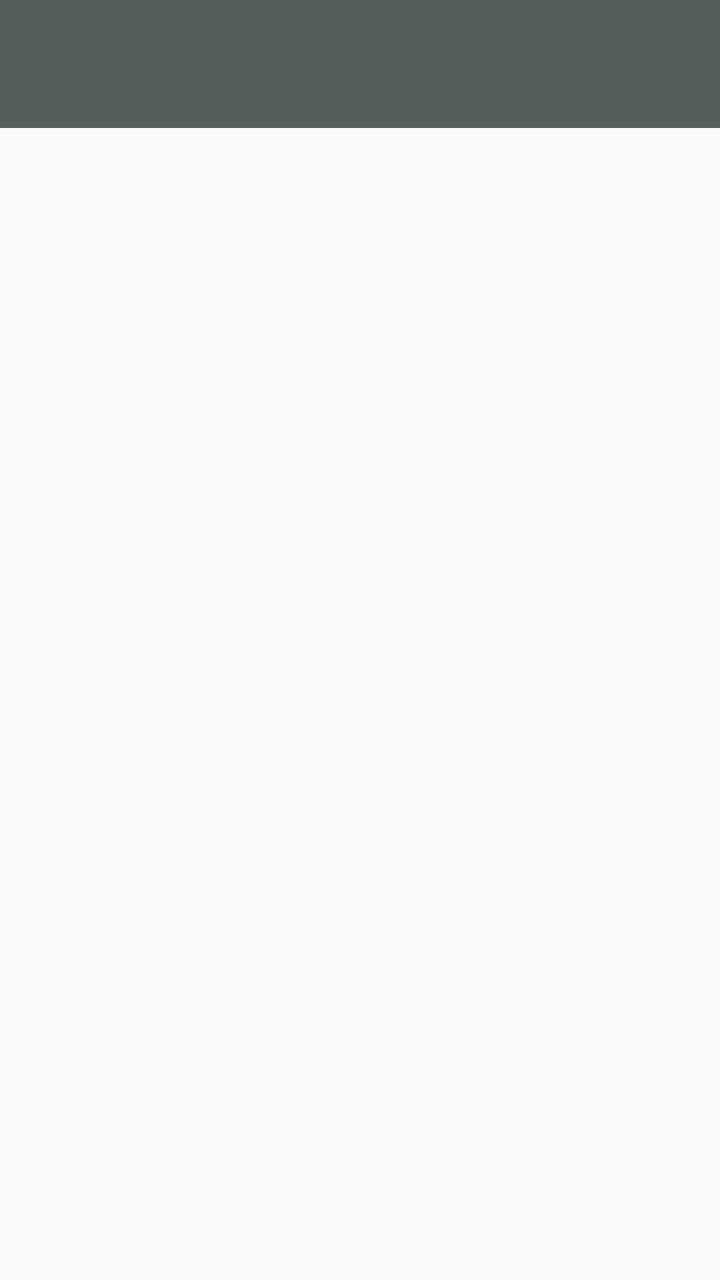
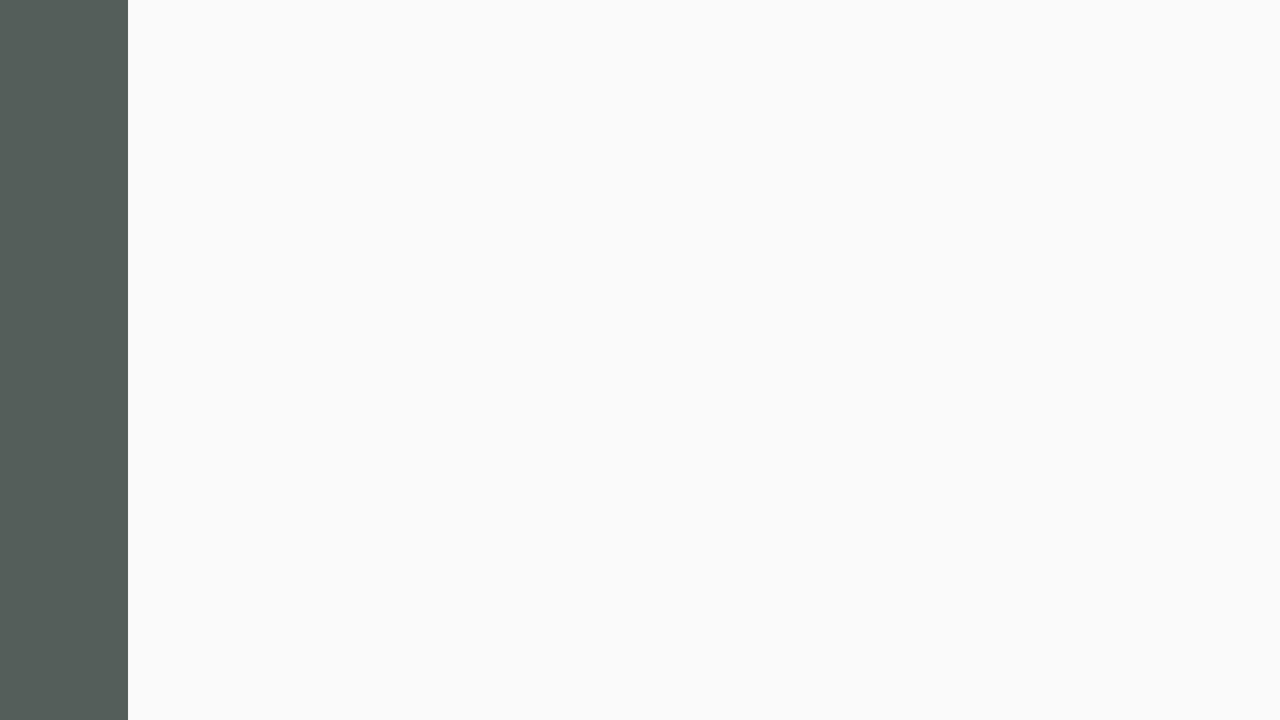

The same Android screen from two of the app's own layout files: first res/layout/ as a phone draws it, then the repository's variant for another configuration, drawn on a device whose configuration selects that folder. Both files follow.
<!-- AndroidManifest.xml: application theme AppTheme -->
<!-- res/layout/fragment_view_category_forum.xml -->
<?xml version="1.0" encoding="utf-8"?>
<LinearLayout
        android:layout_width="match_parent"
        android:layout_height="match_parent"
        android:orientation="vertical"
        xmlns:android="http://schemas.android.com/apk/res/android"
        xmlns:tools="http://schemas.android.com/tools"
        xmlns:app="http://schemas.android.com/apk/res-auto">

    <LinearLayout
            android:orientation="horizontal"
            android:layout_width="match_parent"
            android:layout_height="0dp" android:layout_weight=".1" android:background="#545E5A">
        <ImageButton
                android:src="@drawable/navdrawer"
                android:layout_width="0dp"
                android:layout_height="match_parent" android:id="@+id/nav_button" android:background="#0000"
                android:layout_weight="0.2"/>
        <Space
                android:layout_width="0dp"
                android:layout_height="wrap_content" android:layout_weight="0.8"/>

    </LinearLayout>
    <ScrollView
            android:layout_width="match_parent"
            android:layout_height="0dp"
            app:layout_constraintStart_toStartOf="parent" android:layout_weight="0.9">


        <LinearLayout
                android:layout_width="match_parent"
                android:layout_height="wrap_content"
                android:orientation="vertical"
                android:id="@+id/recipe_icon_container_llayout">


        </LinearLayout>


    </ScrollView>


</LinearLayout>
<!-- resources referenced by this layout -->
<resources>
  <style name="AppTheme" parent="Theme.AppCompat.Light.NoActionBar">
          
          <item name="colorPrimary">@color/colorPrimary</item>
          <item name="colorPrimaryDark">@color/colorPrimaryDark</item>
          <item name="colorAccent">@color/colorAccent</item>
      </style>
</resources>
<!-- res/layout-land/fragment_view_category_forum.xml (the repository's variant of the layout above) -->
<!-- drawn on the phone turned sideways -->
<?xml version="1.0" encoding="utf-8"?>
<LinearLayout
        android:layout_width="match_parent"
        android:layout_height="match_parent"
        android:orientation="horizontal"
        xmlns:android="http://schemas.android.com/apk/res/android"
        xmlns:tools="http://schemas.android.com/tools"
        xmlns:app="http://schemas.android.com/apk/res-auto">

    <LinearLayout
            android:orientation="vertical"
            android:layout_width="0dp"
            android:layout_height="match_parent" android:layout_weight=".1" android:background="#545E5A">
        <ImageButton
                android:src="@drawable/navdrawer"
                android:layout_width="match_parent"
                android:layout_height="0dp" android:id="@+id/nav_button" android:background="#0000"
                android:layout_weight="0.2"/>
        <Space
                android:layout_width="match_parent"
                android:layout_height="0dp" android:layout_weight="0.8"/>

    </LinearLayout>
    <HorizontalScrollView
            android:layout_width="0dp"
            android:layout_height="match_parent"
            app:layout_constraintStart_toStartOf="parent" android:layout_weight="0.9">


        <LinearLayout
                android:layout_width="match_parent"
                android:layout_height="match_parent"
                android:orientation="horizontal"
                android:id="@+id/recipe_icon_container_llayout">


        </LinearLayout>


    </HorizontalScrollView>


</LinearLayout>
